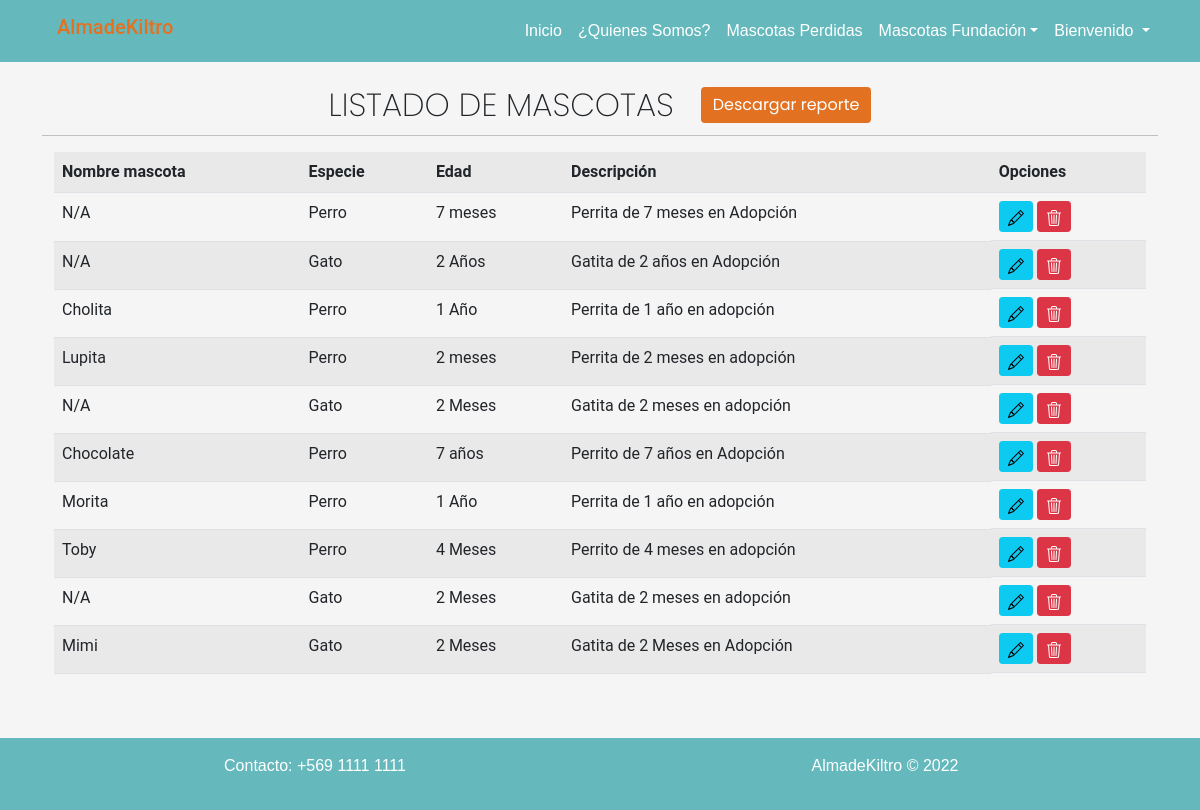
Before: /listar-mascotas/ (signed in) with the older database file.
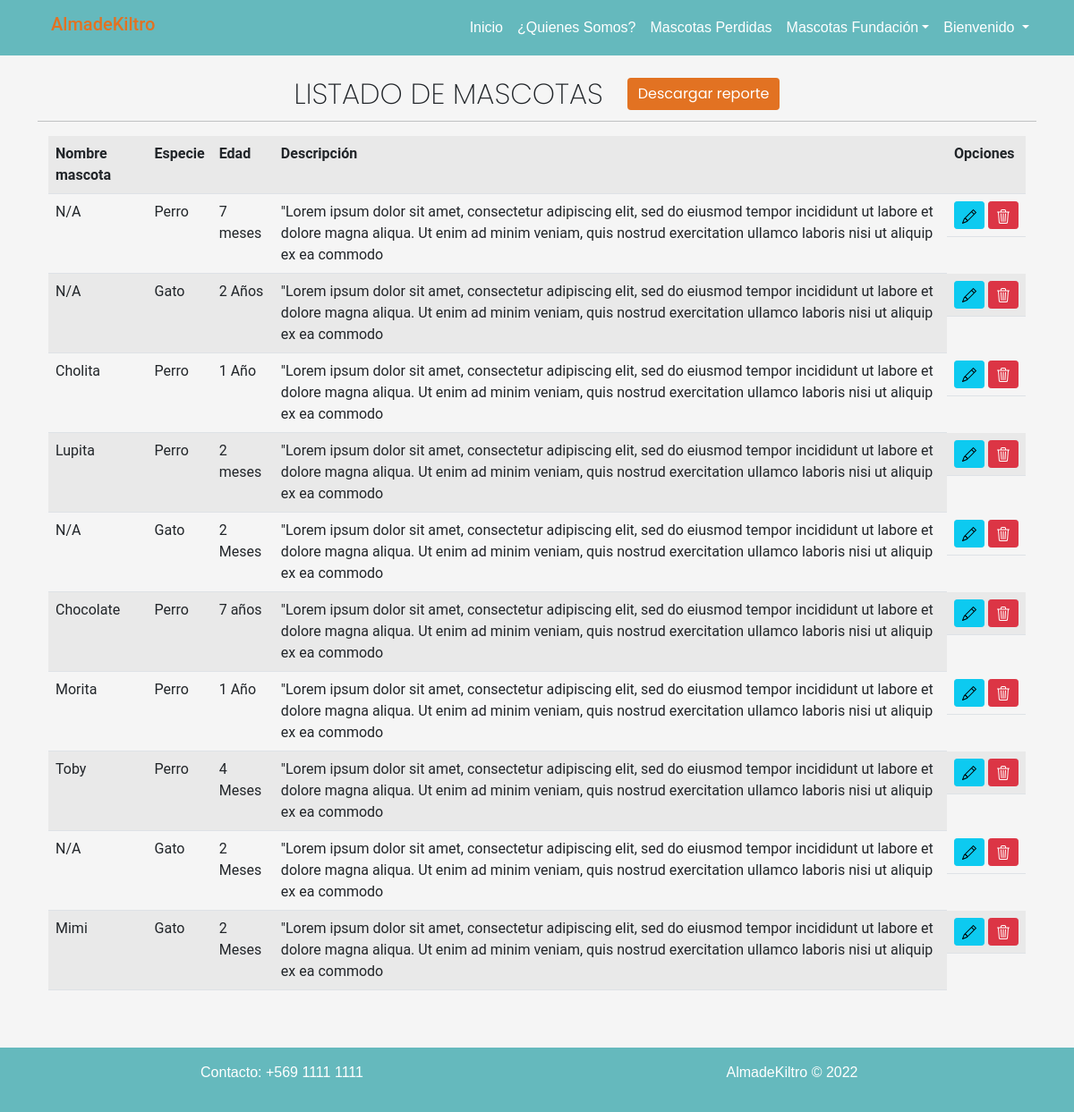
After: the same page with the newer database file.
### app/models.py (models this page shows, shortened)
class Mascota(models.Model):
    nombre_mascota = models.CharField(max_length=250)
    imagen = models.ImageField(upload_to="mascota", null=True)
    edad_mascota = models.CharField(max_length=250)
    sexo = models.IntegerField(choices=opciones_sexo)
    descripcion = models.TextField()
    tamaño = models.IntegerField(choices=opciones_tamaño)
    peso = models.CharField(max_length=250)
    especie = models.ForeignKey(Especie, on_delete=models.PROTECT)
    raza = models.ForeignKey(Raza, on_delete=models.PROTECT)

class Especie(models.Model):
    nombre_especie = models.CharField(max_length=250)
    def __str__(self):
        return self.nombre_especie

### app/views.py (the view)
# urls.py: path('listar-mascotas/', listar_mascotas, name="listar_mascotas"),
@permission_required('app.view_mascota')
def listar_mascotas(request):
    mascotas = Mascota.objects.all()
    data = {
        'mascotas': mascotas
    }
    return render(request, 'app/mascota/listar.html', data)

### app/templates/app/mascota/listar.html (shortened to what this page needs)
{% extends 'app/base.html' %}
{% load static %}
{% block contenido %}
<div class="container">
    <div class="row">
        <h2 class="text-center tituloListar">LISTADO DE MASCOTAS &nbsp;&nbsp;<a class="mb-1 btn btn-info text-white" href="{% url 'mascotas_all' %}" target="_blank" style="background-color:#e27222; border: #e27222;">Descargar reporte</a></h2>
        <hr>
    </div>
    <div class="table-responsive">
        <table class="table table-striped table-hover ">
            <tr>
                <th>Nombre mascota</th>
                <th>Especie</th>
                <th>Edad </th>
                <th>Descripción</th>
                <th>Opciones</th>
            </tr>
            {% for m in mascotas %}
            <tr>
                <td>{{ m.nombre_mascota | title }}</td>
                <td>{{ m.especie }}</td>
                <td>{{ m.edad_mascota }}</td>
                <td>{{ m.descripcion }}</td>
                <td class="d-flex">
                    <a href="{% url 'modificar_mascota' m.id %}" class="btn btn-info btn-sm">
                    </a> &nbsp;
                    <a href="#" onclick="eliminarMascota({{ m.id }})" class="btn btn-danger btn-sm">
                    </a>
                </td>
            </tr>
            {% endfor %}
        </table>
    </div>
</div>
{% endblock %}

Changed rows visible on the page:
changed Mascota "7 meses": descripcion "Perrita de 7 meses en Adopción" → "\"Lorem ipsum dolor sit amet, consectetur adipiscing elit, sed do eiusmod tempor incididunt ut labore et dolore magna aliqua. Ut enim ad minim veniam, quis nostrud exercitation ullamco laboris nisi ut aliquip ex ea commodo"
changed Mascota "2 Años": descripcion "Gatita de 2 años en Adopción" → "\"Lorem ipsum dolor sit amet, consectetur adipiscing elit, sed do eiusmod tempor incididunt ut labore et dolore magna aliqua. Ut enim ad minim veniam, quis nostrud exercitation ullamco laboris nisi ut aliquip ex ea commodo"
changed Mascota "Cholita": descripcion "Perrita de 1 año en adopción" → "\"Lorem ipsum dolor sit amet, consectetur adipiscing elit, sed do eiusmod tempor incididunt ut labore et dolore magna aliqua. Ut enim ad minim veniam, quis nostrud exercitation ullamco laboris nisi ut aliquip ex ea commodo"
changed Mascota "Lupita": descripcion "Perrita de 2 meses en adopción" → "\"Lorem ipsum dolor sit amet, consectetur adipiscing elit, sed do eiusmod tempor incididunt ut labore et dolore magna aliqua. Ut enim ad minim veniam, quis nostrud exercitation ullamco laboris nisi ut aliquip ex ea commodo"
changed Mascota (number 5 of 10 on the later page): descripcion "Gatita de 2 meses en adopción" → "\"Lorem ipsum dolor sit amet, consectetur adipiscing elit, sed do eiusmod tempor incididunt ut labore et dolore magna aliqua. Ut enim ad minim veniam, quis nostrud exercitation ullamco laboris nisi ut aliquip ex ea commodo"
changed Mascota "Chocolate": descripcion "Perrito de 7 años en Adopción" → "\"Lorem ipsum dolor sit amet, consectetur adipiscing elit, sed do eiusmod tempor incididunt ut labore et dolore magna aliqua. Ut enim ad minim veniam, quis nostrud exercitation ullamco laboris nisi ut aliquip ex ea commodo"
changed Mascota "Morita": descripcion "Perrita de 1 año en adopción" → "\"Lorem ipsum dolor sit amet, consectetur adipiscing elit, sed do eiusmod tempor incididunt ut labore et dolore magna aliqua. Ut enim ad minim veniam, quis nostrud exercitation ullamco laboris nisi ut aliquip ex ea commodo"
changed Mascota "Toby": descripcion "Perrito de 4 meses en adopción" → "\"Lorem ipsum dolor sit amet, consectetur adipiscing elit, sed do eiusmod tempor incididunt ut labore et dolore magna aliqua. Ut enim ad minim veniam, quis nostrud exercitation ullamco laboris nisi ut aliquip ex ea commodo"
changed Mascota (number 9 of 10 on the later page): descripcion "Gatita de 2 meses en adopción" → "\"Lorem ipsum dolor sit amet, consectetur adipiscing elit, sed do eiusmod tempor incididunt ut labore et dolore magna aliqua. Ut enim ad minim veniam, quis nostrud exercitation ullamco laboris nisi ut aliquip ex ea commodo"
changed Mascota "Mimi": descripcion "Gatita de 2 Meses en Adopción" → "\"Lorem ipsum dolor sit amet, consectetur adipiscing elit, sed do eiusmod tempor incididunt ut labore et dolore magna aliqua. Ut enim ad minim veniam, quis nostrud exercitation ullamco laboris nisi ut aliquip ex ea commodo"
